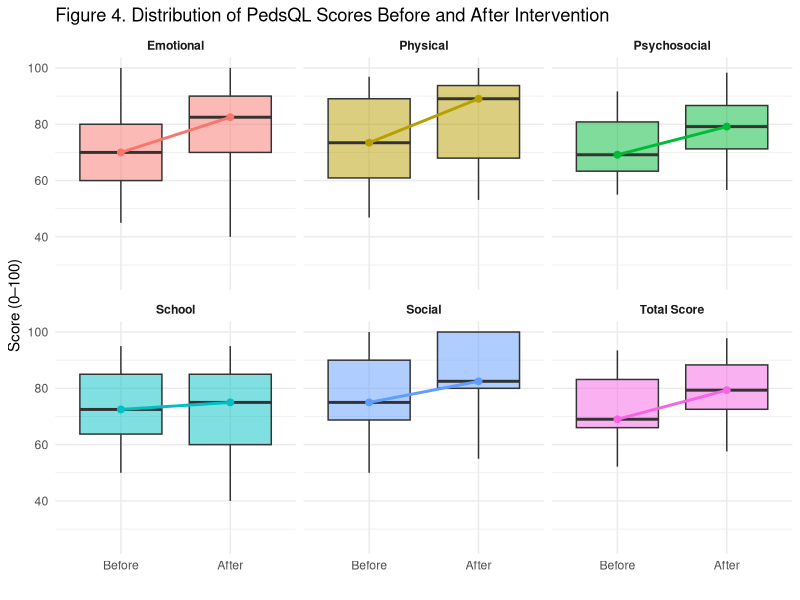
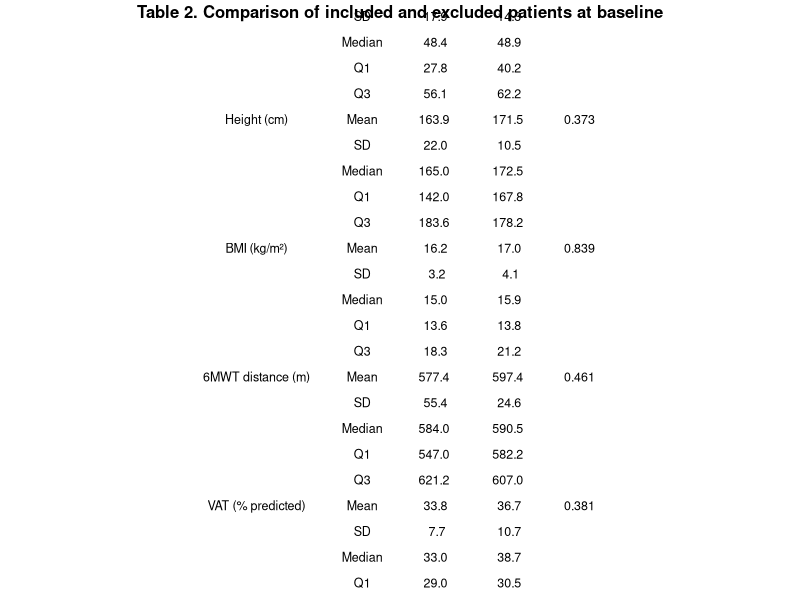
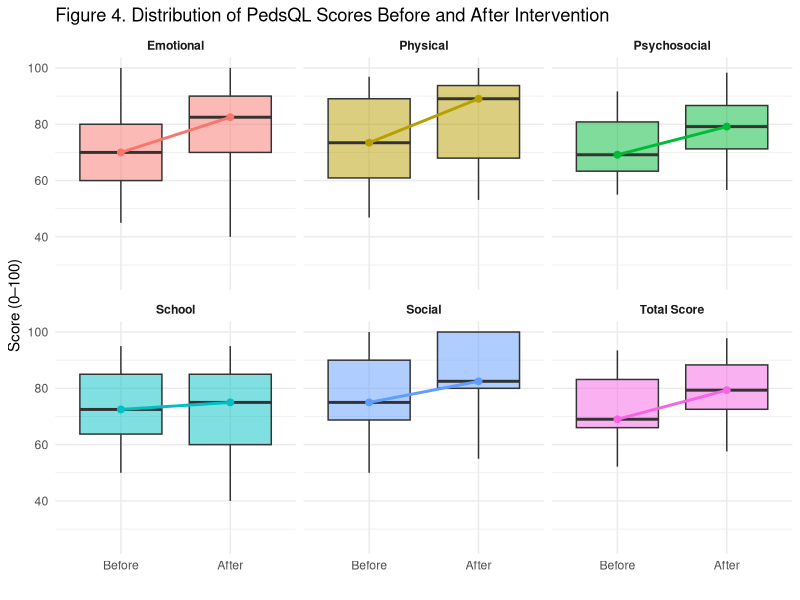
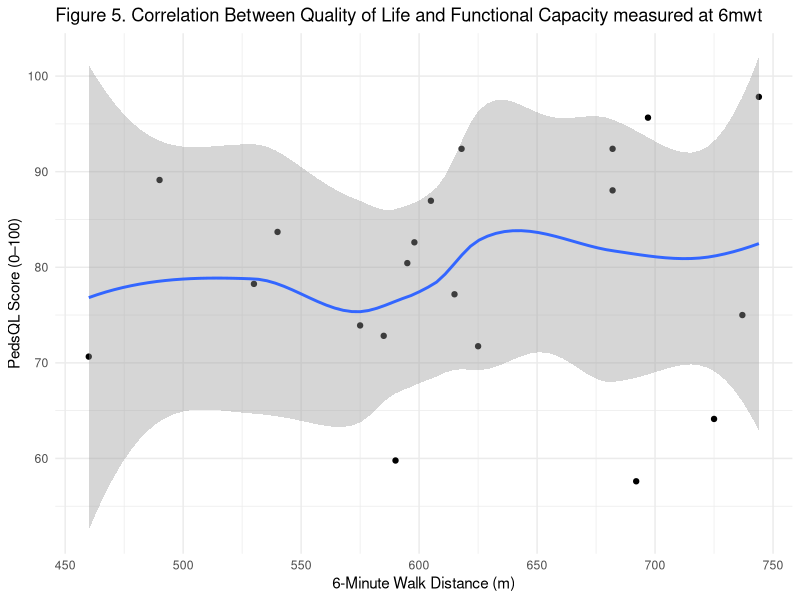
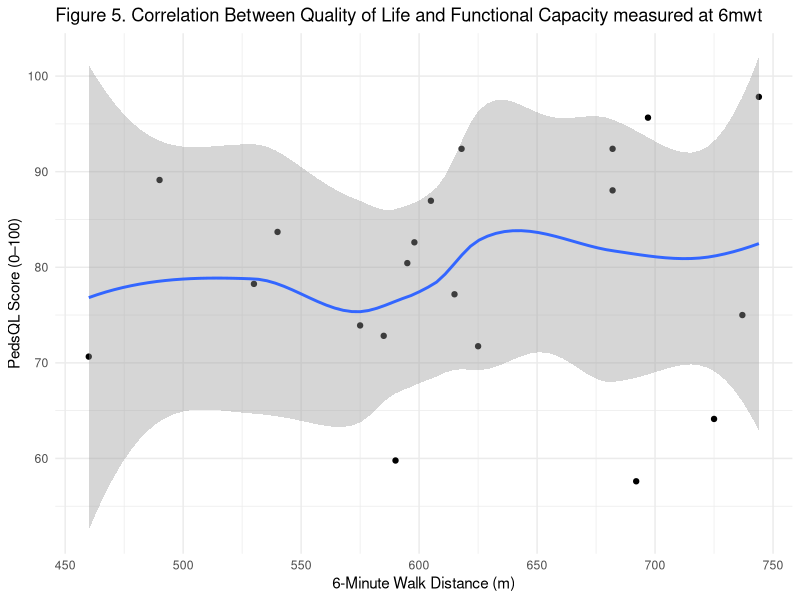

Write R code to recreate these figures, in order.
## ---- chunk 1
knitr::opts_chunk$set(echo = TRUE, warning = FALSE, message = FALSE)
## ---- chunk 2
# Load package
library(readxl)

# Import datasets
included_data <- read_excel("data/data_clean.xlsx")
excluded_data <- read_excel("data/data_excluded.xlsx")

# Check structure
str(included_data)
str(excluded_data)
## ---- chunk 3
library(dplyr)
library(gridExtra)
library(grid)

# Fonction descriptive
describe <- function(x) {
  data.frame(
    Statistic = c("Mean", "SD", "Median", "Q1", "Q3"),
    Value = c(
      mean(x, na.rm = TRUE),
      sd(x, na.rm = TRUE),
      median(x, na.rm = TRUE),
      quantile(x, 0.25, na.rm = TRUE),
      quantile(x, 0.75, na.rm = TRUE)
    )
  )
}

vars <- c("age", "weight_kg", "height_cm", "bmi_kg_cm2",
          "6minwt_distance_traveled_m_before",
          "vat_before",
          "pedsql_totalself_before")

labels <- c(
  "Age (years)",
  "Weight (kg)",
  "Height (cm)",
  "BMI (kg/m²)",
  "6MWT distance (m)",
  "VAT (% predicted)",
  "PedsQL score (0–100)"
)

table_list <- list()

for(i in seq_along(vars)) {
  
  var <- vars[i]
  
  x <- included_data[[var]]
  y <- excluded_data[[var]]
  
  # Remove NA (important pour le test)
  x_clean <- x[!is.na(x)]
  y_clean <- y[!is.na(y)]
  
  # Mann-Whitney
  p_val <- round(wilcox.test(x_clean, y_clean)$p.value, 3)
  
  inc <- describe(x)
  exc <- describe(y)
  
  df <- data.frame(
    Variable = c(labels[i], rep("", 4)),
    Statistic = inc$Statistic,
    Included = round(inc$Value, 1),
    Excluded = round(exc$Value, 1),
    p_value = c(p_val, rep("", 4))
  )
  
  table_list[[i]] <- df
}

table_final <- do.call(rbind, table_list)

# ---- SEX ----
p_sexe <- round(fisher.test(table(
  c(included_data$sexe, excluded_data$sexe),
  c(rep("Included", nrow(included_data)),
    rep("Excluded", nrow(excluded_data)))
))$p.value, 3)

sexe_inc <- table(included_data$sexe)
sexe_exc <- table(excluded_data$sexe)

sex_df <- data.frame(
  Variable = c("Sex (M/F)", rep("", length(sexe_inc)-1)),
  Statistic = names(sexe_inc),
  Included = as.numeric(sexe_inc),
  Excluded = as.numeric(sexe_exc),
  p_value = c(p_sexe, rep("", length(sexe_inc)-1))
)

table_final <- rbind(table_final, sex_df)

table_final

library(gridExtra)
library(grid)

# Ajuster hauteur automatiquement
n_rows <- nrow(table_final)

pdf(
  "figures/Table_2_Comparison_of_included_and_excluded_patients_at_baseline.pdf",
  width = 8,
  height = 1 + n_rows * 0.3   
)

# Table sans quadrillage
tg <- tableGrob(
  table_final,
  rows = NULL,
  theme = ttheme_minimal(  
    core = list(
      fg_params = list(fontsize = 9)
    ),
    colhead = list(
      fg_params = list(fontsize = 10, fontface = "bold")
    )
  )
)

grid.arrange(
  textGrob(
    "Table 2. Comparison of included and excluded patients at baseline",
    gp = gpar(fontsize = 12, fontface = "bold")
  ),
  tg,
  ncol = 1,
  heights = c(0.2, 5)  
)

dev.off()
## ---- chunk 4

# Paired Wilcoxon test
wilcox_test <- wilcox.test(
  included_data$`6minwt_distance_traveled_m_after`,
  included_data$`6minwt_distance_traveled_m_before`,
  paired = TRUE,
  exact = TRUE
)
wilcox_test

## ---- chunk 5
library(dplyr)
library(tidyr)
library(ggplot2)

# Data PedsQL before/after
pedsql_data <- included_data %>%
  select(
    pedsql_totalself_before, pedsql_totalself_after,
    pedsql_physiqueself_before, pedsql_physiqueself_after,
    pedsql_emotionself_before, pedsql_emotionself_after,
    pedsql_relationself_before, pedsql_relationself_after,
    pedsql_ecoleself_before, pedsql_ecoleself_after,
    pedsql_psycosocialself_before, pedsql_psycosocialself_after
  ) %>%
  pivot_longer(cols = everything(),
               names_to = "Variable",
               values_to = "Score") %>%
  mutate(
    Time = ifelse(grepl("before", Variable), "Before", "After"),
    Time = factor(Time, levels = c("Before", "After")),  # 🔥 FIX ICI
    Dimension = case_when(
      grepl("total", Variable) ~ "Total Score",
      grepl("physique", Variable) ~ "Physical",
      grepl("emotion", Variable) ~ "Emotional",
      grepl("relation", Variable) ~ "Social",
      grepl("ecole", Variable) ~ "School",
      grepl("psycosocial", Variable) ~ "Psychosocial"
    )
  )

# Medians calculation for each dimension and time point
medians <- pedsql_data %>%
  group_by(Dimension, Time) %>%
  summarise(median = median(Score, na.rm = TRUE), .groups = "drop")

# Plot
p_pedsql <- ggplot(pedsql_data, aes(x = Time, y = Score, fill = Dimension)) +
  
  geom_boxplot(alpha = 0.5, outlier.shape = NA) +
  
  # Medians lines each dimension
  geom_line(
    data = medians,
    aes(x = Time, y = median, group = Dimension, color = Dimension),
    size = 1
  ) +
  
  # Medians points
  
  geom_point(
    data = medians,
    aes(x = Time, y = median, color = Dimension),
    size = 2
  ) +
  
  facet_wrap(~ Dimension, nrow = 2) +
  
  xlab("") +
  ylab("Score (0–100)") +
  ggtitle("Figure 4. Distribution of PedsQL Scores Before and After Intervention") +
  
  theme_minimal() +
  theme(
    strip.text = element_text(face = "bold"),
    legend.position = "none"   
  )
p_pedsql

# Export
ggsave(
  "figures/Figure_4_PedsQL_Before_After.pdf",
  plot = p_pedsql,
  width = 8,
  height = 6
)
## ---- chunk 6
library(dplyr)
library(tidyr)

# ---- Function to compute Median (IQR) ----
# This function returns a formatted string: median (Q1–Q3)
format_median_iqr <- function(x) {
  med <- median(x, na.rm = TRUE)
  q1  <- quantile(x, 0.25, na.rm = TRUE)
  q3  <- quantile(x, 0.75, na.rm = TRUE)
  
  paste0(
    round(med, 1), " (",
    round(q1, 1), "–",
    round(q3, 1), ")"
  )
}

# ---- Create descriptive table ----
# Compute median and IQR for each dimension and time point
table_pedsql <- pedsql_data %>%
  group_by(Dimension, Time) %>%
  summarise(value = format_median_iqr(Score), .groups = "drop") %>%
  
  # Reshape to wide format (Before vs After)
  pivot_wider(names_from = Time, values_from = value) %>%
  
  # Rename columns for clarity
  rename(
    `Before Median (IQR)` = Before,
    `After Median (IQR)`  = After
  ) %>%
  
  # Order dimensions alphabetically (optional)
  arrange(Dimension)

# Display table
table_pedsql

# ---- Export table ----
pdf(
  "figures/Table_3_Descriptive_Statistics_of_PedsQL.pdf",
  width = 8,
  height = 1 + n_rows * 0.3   
)
## ---- chunk 7
# Spearman correlation
cor_test <- cor.test(
  included_data$`6minwt_distance_traveled_m_after`,
  included_data$pedsql_totalself_after,
  method = "spearman"
)

cor_test

# Viewing
library(ggplot2)

# Create plot
p_corr <- ggplot(included_data, aes(
  x = `6minwt_distance_traveled_m_after`,
  y = pedsql_totalself_after
)) +
  geom_point() +
  geom_smooth(method = "loess", se = TRUE) +
  xlab("6-Minute Walk Distance (m)") +
  ylab("PedsQL Score (0–100)") +
  ggtitle("Figure 5. Correlation Between Quality of Life and Functional Capacity measured at 6mwt ") +
  theme_minimal()

p_corr

# Export PDF
ggsave(
  "figures/Figure_5_Correlation_PedsQL_6MWT.pdf",
  plot = p_corr,
  width = 8,
  height = 6
)
